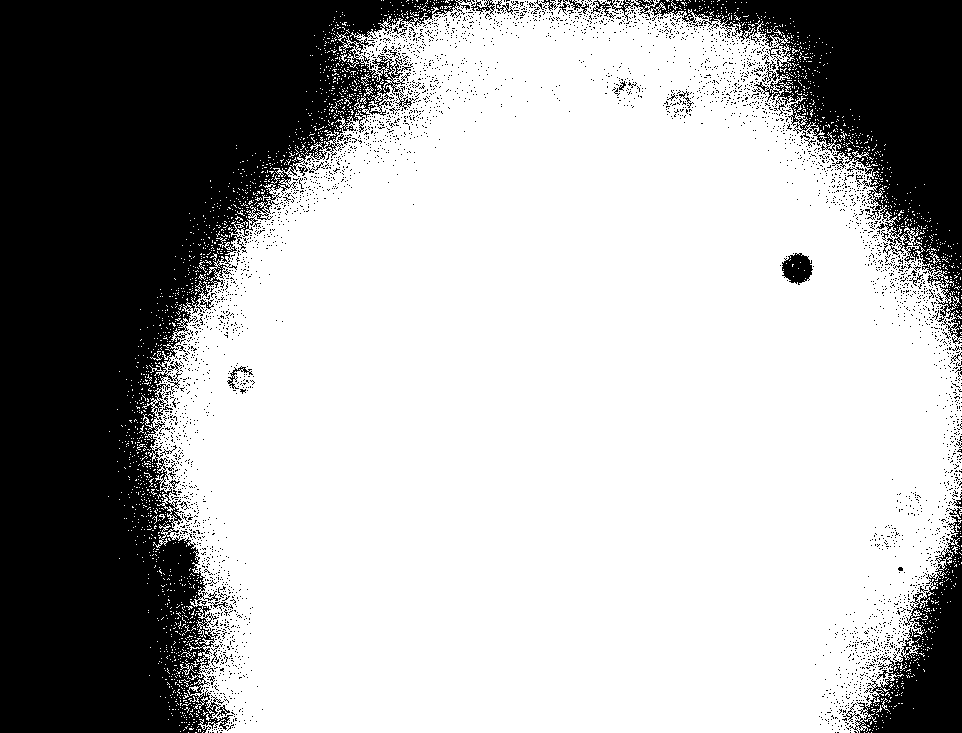
#> input picture corrections/AVG_TotalGreen.tif, 962 x 733 px, shrunk from 1344 x 1024 before the run; the run also reads 1 picture not shown here
$ jupyter execute correction.ipynb   (shell and % lines are left out)
#> lines starting #> are read from the running program, lines starting #| are printed output that depends on the picture
# Snaps correction (1st step)

## - Requirements:

### * Segmentation channel images within a folder called 'tifrfip'
### * If there's a second channel images must be within a folder called 'tifgfp'

## - Output:

### * Shading-Corrected .tif images for both channels
### * .jpeg masks for segmentation

[cell 1]
# If you need more information on any of the libraries used, please consult their respective documentation33
import cv2
from matplotlib import pyplot as plt
import os
from glob import glob
import numpy as np

[cell 2]
#Parameters#
s = 1 # Scaling factor tif
jpegmax = 255 # max value for jpeg masks

### The adquisition pictures must be stored in separate folders discriminated by fluorescent channel, below are listed the folder names:

#### Segmentation channel = "tifrfp"

#### Signal channel = "tifgfp"

### Aditionally please store the camera dark image and shading correction for both channels in a folder named:

#### corrections folder = "corrections".

[cell 3]
files_tifrfp = []
files_tifgfp = []


tif_dirrfp = './tifrfp'
tif_dirgfp = './tifgfp'
pattern_tif = "*.tif"
correction_dir = './corrections'

for dir,_,_ in os.walk(tif_dirrfp):
    files_tifrfp.extend(glob(os.path.join(dir,pattern_tif)))
#> pass 2 of the loop `for dir,_,_ in os.walk(tif_dirrfp):`:

for dir,_,_ in os.walk(tif_dirgfp):
    files_tifgfp.extend(glob(os.path.join(dir,pattern_tif)))

position_names =  [x[1] for x in os.walk(tif_dirrfp)][0]

files_tifrfp.sort()
files_tifrfp = np.array(files_tifrfp).reshape(len(position_names),\
                (int(len(files_tifrfp)/len(position_names)))).tolist()

files_tifgfp.sort()
files_tifgfp = np.array(files_tifgfp).reshape(len(position_names),\
                (int(len(files_tifgfp)/len(position_names)))).tolist()


if len(files_tifgfp[0]) == 0:
    GFPimages = False
else:
    GFPimages = True


print (str(len(position_names)) + ' positions were found')
print(str(len(files_tifrfp[0])) + ' RFP images found per position')
print(str(len(files_tifgfp[0])) + ' GFP images found per position')

### Here the images will be corrected using a flat field correction, further information on this protocol can be found [here](http://nic.ucsf.edu/blog/2014/01/shading-correction-of-fluorescence-images/).

### Also the corrected images will be saved in a different folder, a lower quality copy of the images saved to a different folder as well, is going to be used for segmentation purposes.

[cell 4]
AVG_Dark   = cv2.imread('./corrections/AVG_Dark.tif', 2 | 4)
#> AVG_Dark: shape (733, 962) uint16; min 99, max 101, mean 100.1
AVG_TotalGREEN = cv2.imread('./corrections/AVG_TotalGreen.tif', 2 | 4)
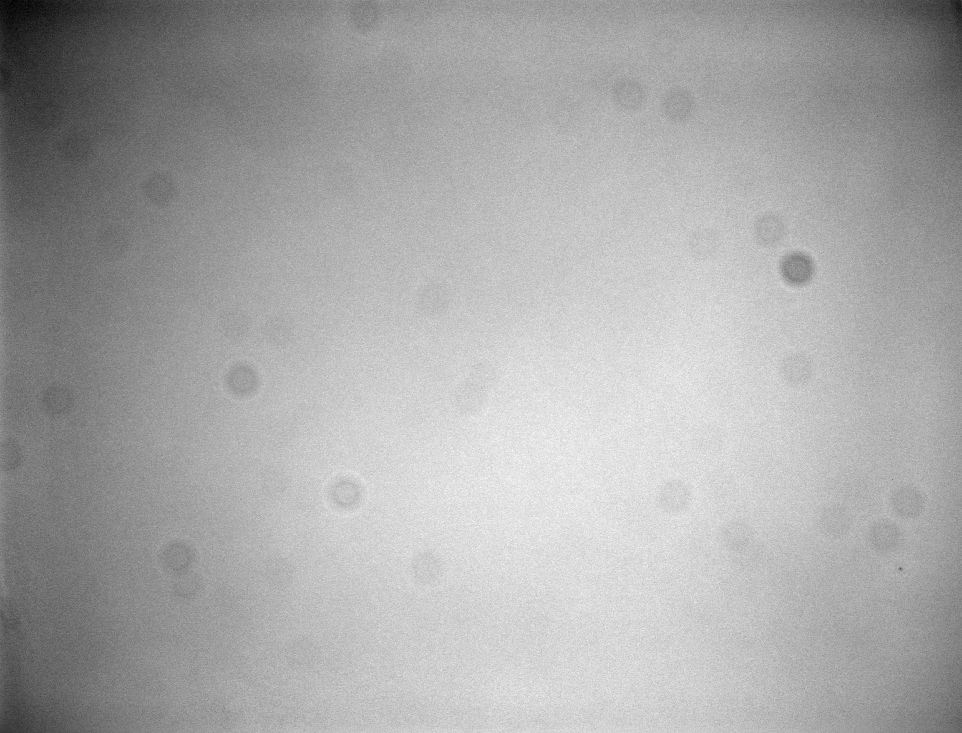
#> AVG_TotalGREEN: shape (733, 962) uint16; min 914, max 1094, mean 1033.2; drawn with min black and max white
AVG_TotalRED = cv2.imread('./corrections/AVG_TotalRED.tif', 2 | 4)
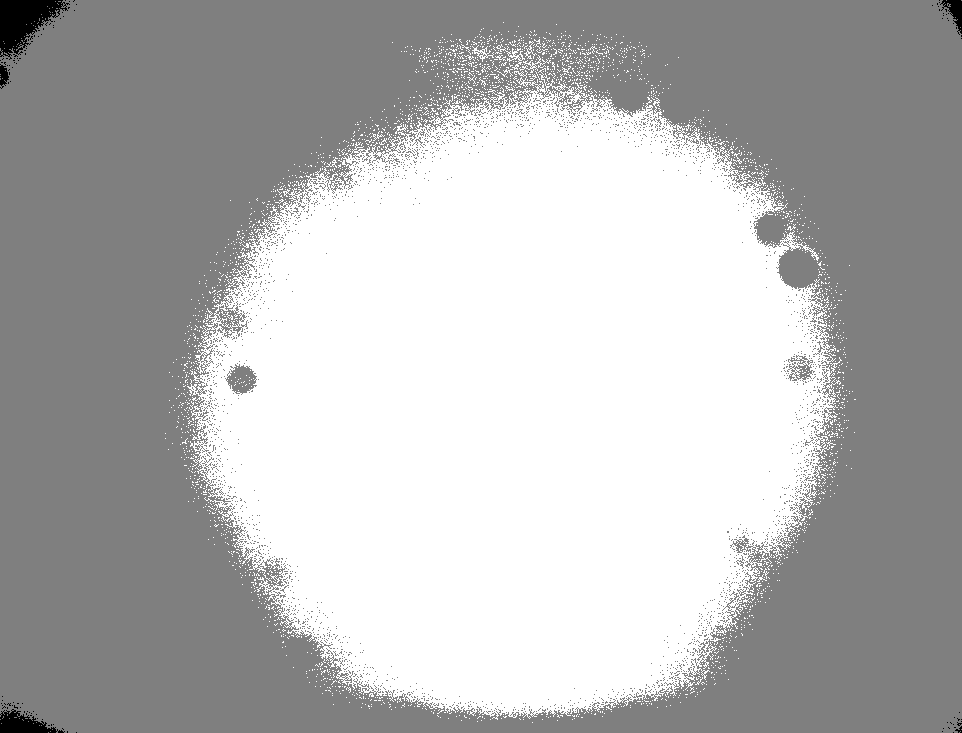
#> input picture corrections/AVG_TotalRED.tif, 962 x 733 px, shrunk from 1344 x 1024 before the run
#> AVG_TotalRED is the input picture: shape (733, 962) uint16; min 2227, max 2696, mean 2536.2


file = files_tifrfp[0][np.random.randint(0, len(files_tifrfp[0]))]
img = cv2.imread(file, 2 | 4)
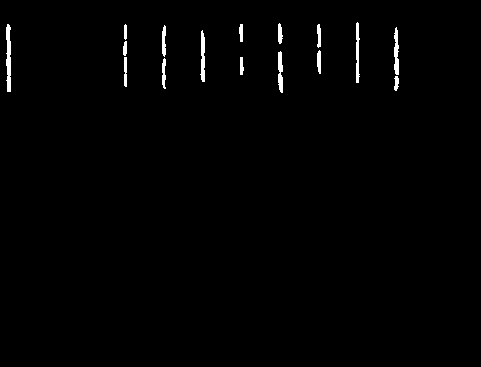
#> input picture tifrfp/Pos0/img_000000000_4-G-2Ec_000.tif, 481 x 367 px, shrunk from 672 x 512 before the run
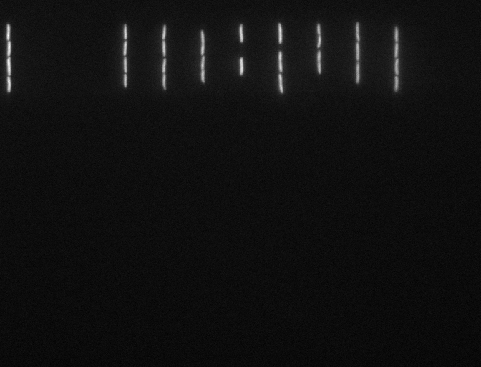
#> img: shape (367, 481) uint16; min 119, max 507, mean 145.1; drawn with min black and max white
correctedimg = np.zeros_like(img)
correctedimgjpg = np.zeros_like(img)
maxi = np.mean(AVG_TotalRED)
#> maxi = 2536.2

for l in range (len(img)):
    for m in range (len(img[0])):
        if (img[l][m] > AVG_Dark[l][m]):
            tmp = maxi * (img[l][m] - AVG_Dark[l][m]) / (AVG_TotalRED[l][m])
            correctedimg[l][m] = s * tmp
c = np.max(correctedimg)
#> c = 450
maxthreshold = 0.5 * c
#> maxthreshold = 225
background = 2 * np.mean(correctedimg)
#> background = 90.11
for l in range (len(img)):
    for m in range (len(img[0])):
        if(correctedimg[l][m] > maxthreshold):
            correctedimgjpg[l][m] = jpegmax
        elif(correctedimg[l][m] < background):
            correctedimgjpg[l][m] = 0
        else:
            correctedimgjpg[l][m] = jpegmax * ((correctedimg[l][m] - background) / (maxthreshold-background))
fig, ax = plt.subplots(1, 2, figsize = (20, 20))
ax[0].set_title("JPG segmentation image",fontsize = 14)
ax[1].set_title("Tiff image",fontsize = 14)
ax[0].imshow(correctedimgjpg)
ax[1].imshow(correctedimg)

# if you think the results are good enough, in the next box you will do the same process to entire data

[cell 5]
for i in position_names:
    if not os.path.exists('./correctedrfptif/' + i):
        os.makedirs('./correctedrfptif/' + i)
    if not os.path.exists('./jpegformask/' + i):
        os.makedirs('./jpegformask/' + i)
    if (GFPimages):
        if not os.path.exists('./correctedgfptif/' + i):
            os.makedirs('./correctedgfptif/' + i)

#-------------------------------------------------
for j in range(len(position_names)):
    for i in range(0,len(files_tifrfp[j])):
        file = files_tifrfp[j][i]
        img = cv2.imread(file, 2 | 4)
        correctedimg = np.zeros_like(img)
        correctedimgjpg = np.zeros_like(img)

        # Applying FFC to RFP Images
        maxi = np.mean(AVG_TotalRED)
        for l in range (len(img)):
            for m in range (len(img[0])):
                if (img[l][m] > AVG_Dark[l][m]):
                    tmp = maxi * (img[l][m] - AVG_Dark[l][m]) / (AVG_TotalRED[l][m])
                    correctedimg[l][m]= s * tmp

        # Pixels to bright are assigned to 255, pixels too dim are asigned to 0, and a corresponding
        # scaled value in between

        c = np.max(correctedimg)
        background = 2 * np.mean(correctedimg)
        maxthreshold = 0.5 * c
        for l in range (len(img)):
            for m in range (len(img[0])):
                if(0.5 * c > maxthreshold):
                    if(correctedimg[l][m] > maxthreshold):
                        correctedimgjpg[l][m] = jpegmax
                    elif(correctedimg[l][m] < background):
                        correctedimgjpg[l][m] = 0
                    else:
                        correctedimgjpg[l][m] = jpegmax * ((correctedimg[l][m] - background) / (maxthreshold-background))

                else:

                    if(correctedimg[l][m] > 0.5*c):
                        correctedimgjpg[l][m]=jpegmax
                    elif(correctedimg[l][m] < background):
                        correctedimgjpg[l][m]=0
                    else:
                        correctedimgjpg[l][m]=jpegmax * ((correctedimg[l][m]-background) / (0.5*c-background))

        cv2.imwrite("./correctedrfptif/" + position_names[j] + '/' + str(10000 + i) + ".tif", correctedimg)
        cv2.imwrite("./jpegformask/" + position_names[j] + '/'+str(10000 + i) + ".jpg", correctedimgjpg)


    # If necesary Applying FFC to GFP Images
    if (GFPimages):
        for i in range(0,len(files_tifgfp[j])):
            if (int((i * 100) / len(files_tifgfp)) % 5 == 0):
                print(str(int(((i * 100) / len(files_tifgfp)))) + "% GFP DONE",end=',')
            file = files_tifgfp[i][j]
            img2 = cv2.imread(file,2 | 4)
            correctedimg = np.zeros_like(img2)
            correctedimgjpg = np.zeros_like(img2)
            maxim=np.max(AVG_TotalGREEN)
            for l in range (len(img2)):
                for m in range (len(img2[0])):
                    if (img2[l][m] > AVG_Dark[l][m]):
                        tmp=maxim * (img2[l][m] - AVG_Dark[l][m]) / (AVG_TotalGREEN[l][m])
                        correctedimg[l][m]=1 * tmp
            cv2.imwrite("./correctedgfptif/" + position_names[j] + '/' + str(10000+i) + ".tif", correctedimg)
    print('Position '+ str(j) + ' done')
#> pass 2 of the loop `for j in range(len(position_names)):`:
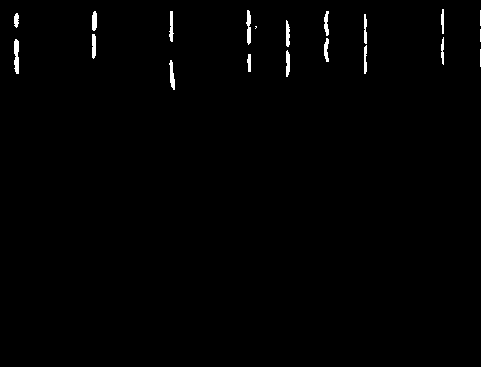
#> input picture tifrfp/Pos1/img_000000000_4-G-2Ec_000.tif, 481 x 367 px, shrunk from 672 x 512 before the run
#> `img = cv2.imread(file, 2 | 4)`:
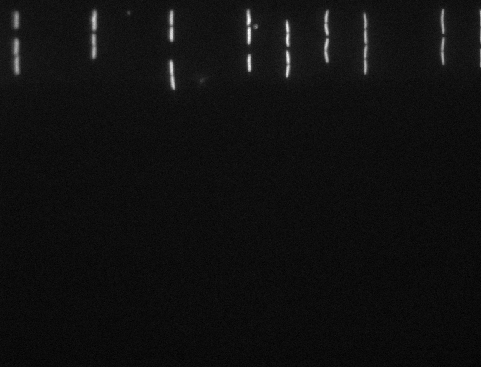
#> img: shape (367, 481) uint16; min 121, max 467, mean 143.6; drawn with min black and max white
#> `c = np.max(correctedimg)`: c = 378
#> `background = 2 * np.mean(correctedimg)`: background = 87.06
#> `maxthreshold = 0.5 * c`: maxthreshold = 189
